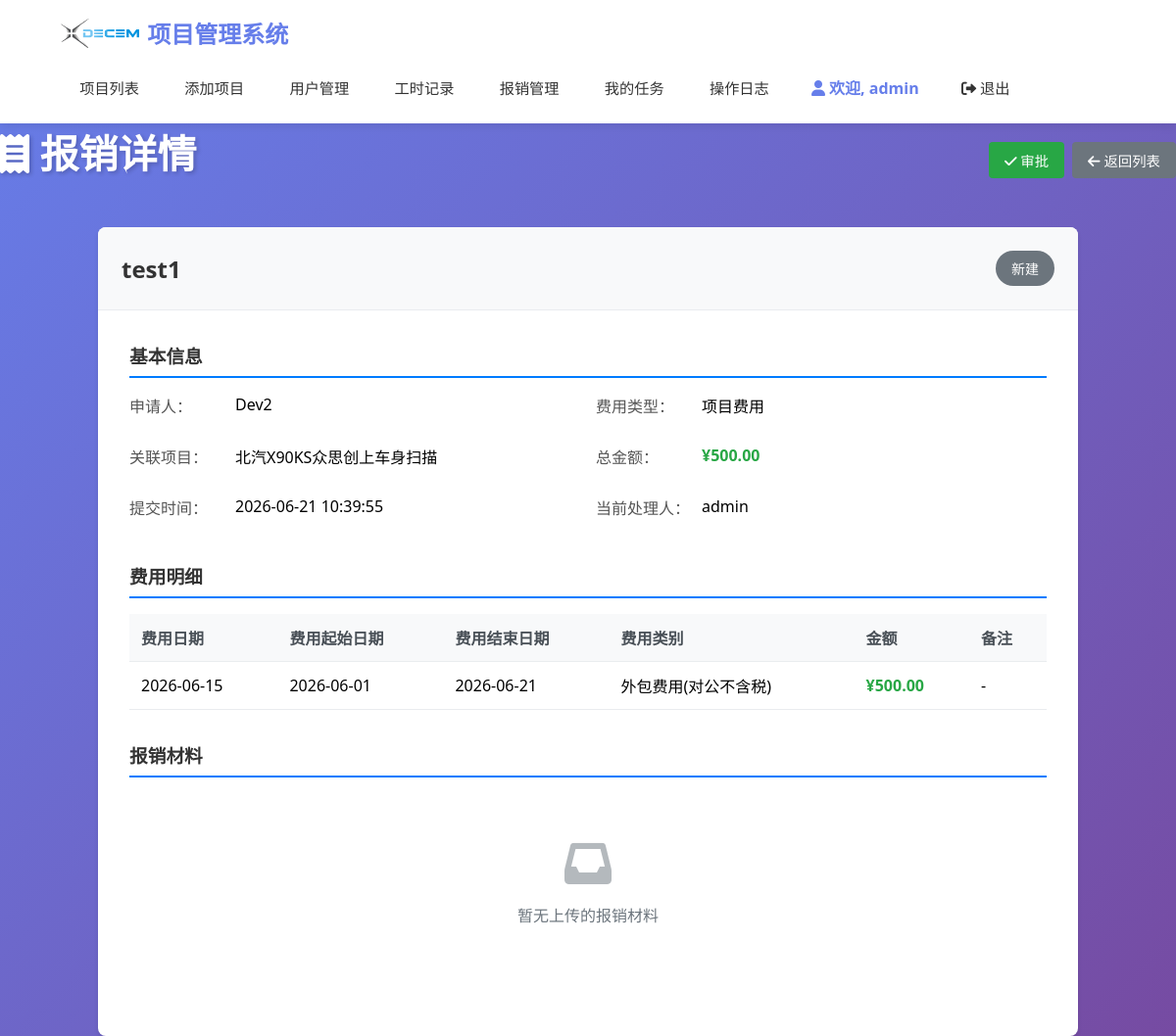
Before: /expense/57 (signed in) with the older database file.
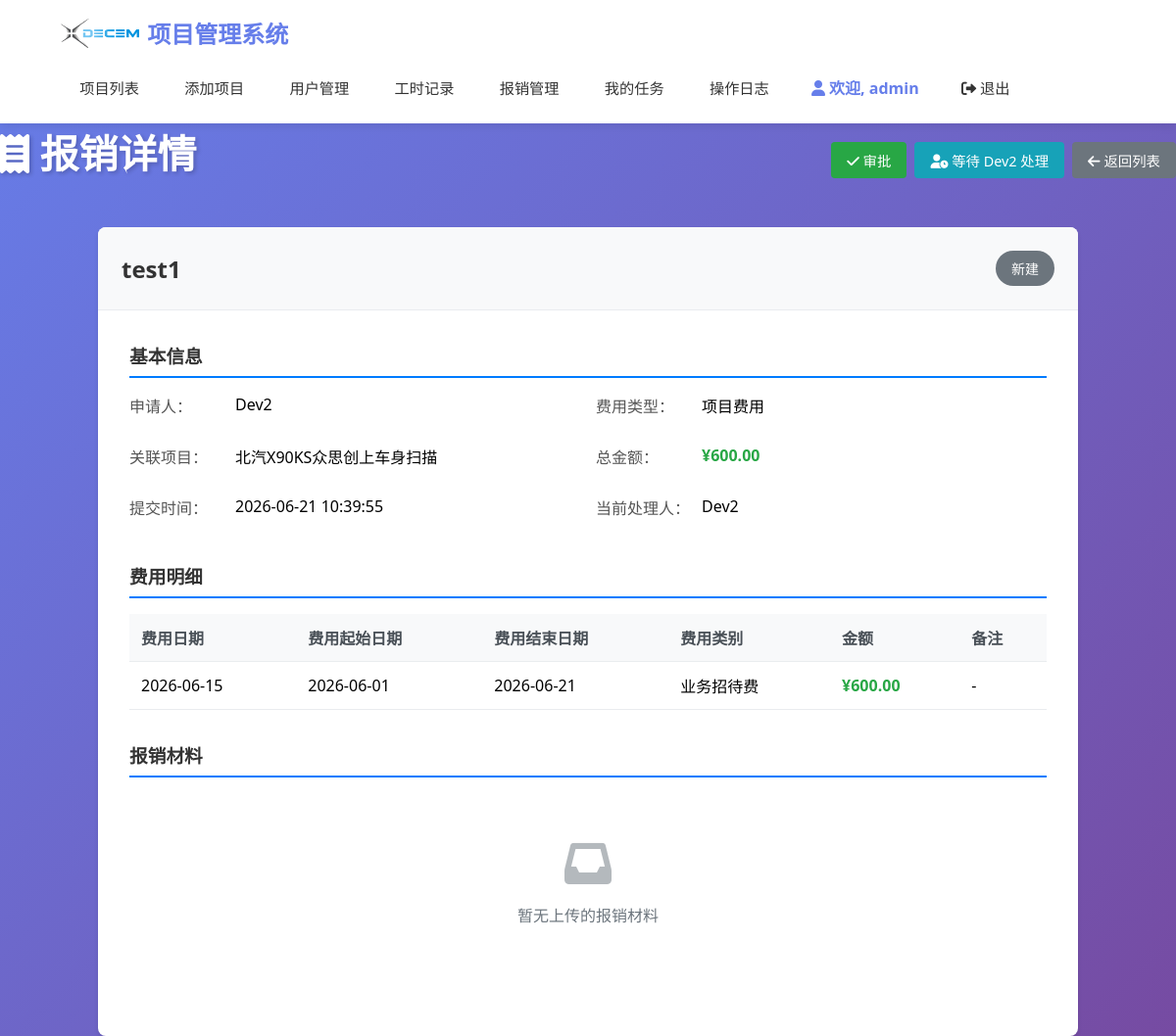
After: the same page with the newer database file.
### models.py (models this page shows, shortened)
class Expense(db.Model):
    __tablename__ = "expenses"
    id = db.Column(db.Integer, primary_key=True, autoincrement=True)
    user_id = db.Column(db.Integer, db.ForeignKey('users.id'), nullable=False)
    project_id = db.Column(db.Integer, db.ForeignKey('projects.id'), nullable=True)  # 可关联项目，也可以是售前费用
    title = db.Column(db.String(200), nullable=False)  # 报销标题
    expense_type = db.Column(db.String(50), nullable=False)  # 费用类型：项目费用、售前费用
    total_amount = db.Column(db.Numeric(10, 2), nullable=False)  # 总金额
    status = db.Column(db.String(20), nullable=False, default='新建')  # 状态：新建、处理中、通过
    submit_date = db.Column(db.DateTime, default=datetime.now)  # 提交日期
    approve_date = db.Column(db.DateTime, nullable=True)  # 审批日期
    approver_id = db.Column(db.Integer, db.ForeignKey('users.id'), nullable=True)  # 审批人
    approve_comment = db.Column(db.Text, nullable=True)  # 审批意见
    description = db.Column(db.Text, nullable=True)  # 报销说明
    created_at = db.Column(db.DateTime, default=datetime.now)
    EXPENSE_TYPE_CHOICES = [
        ('项目费用', '项目费用'),
        ('售前费用', '售前费用'),
        ('其他费用', '其他费用')
    ]
    STATUS_CHOICES = [
        ('新建', '新建'),
        ('处理中', '处理中'),
        ('等待退款', '等待退款'),
        ('退款完成', '退款完成'),
        ('已完成', '已完成')
    ]
    user = db.relationship('User', foreign_keys=[user_id], backref=db.backref('expenses', lazy=True))
    project = db.relationship('Project', backref=db.backref('expenses', lazy=True))
    approver = db.relationship('User', foreign_keys=[approver_id], backref=db.backref('approved_expenses', lazy=True))
    def get_status_color(self):
        status_colors = {
            '新建': '#6c757d',       # 灰色
            '处理中': '#17a2b8',     # 青色
            '等待退款': '#fd7e14',   # 橙色
            '退款完成': '#28a745',   # 绿色
            '已完成': '#28a745'      # 绿色
        }
        return status_colors.get(self.status, '#6c757d')

class User(UserMixin, db.Model):
    __tablename__ = "users"
    id = db.Column(db.Integer, primary_key=True, autoincrement=True)
    username = db.Column(db.String(80), unique=True, nullable=False)
    password_hash = db.Column(db.String(120), nullable=False)
    role = db.Column(db.String(20), nullable=False)  # 'admin', 'finance', 'developer', 'project_manager'
    created_at = db.Column(db.DateTime, default=datetime.now)
    default_hourly_rate = db.Column(db.Numeric(10, 2), nullable=True)  # 默认工时费用
    ROLE_ADMIN = 'admin'
    ROLE_FINANCE = 'finance'
    ROLE_DEVELOPER = 'developer'
    ROLE_PROJECT_MANAGER = 'project_manager'
    def has_full_access(self):
        return self.role in [self.ROLE_ADMIN, self.ROLE_FINANCE]

class ExpenseItem(db.Model):
    __tablename__ = "expense_items"
    id = db.Column(db.Integer, primary_key=True, autoincrement=True)
    expense_id = db.Column(db.Integer, db.ForeignKey('expenses.id'), nullable=False)
    item_name = db.Column(db.String(200), nullable=False)  # 费用明细名称
    category = db.Column(db.String(50), nullable=False)  # 费用类别
    amount = db.Column(db.Numeric(10, 2), nullable=False)  # 费用金额
    receipt_image = db.Column(db.Text, nullable=True)  # 发票/凭证照片路径（支持多文件，用;分隔）
    receipt_original_name = db.Column(db.Text, nullable=True)  # 原始文件名（支持多文件，用;分隔）
    description = db.Column(db.Text, nullable=True)  # 费用说明
    expense_date = db.Column(db.Date, nullable=False)  # 费用发生日期
    start_date = db.Column(db.Date, nullable=True)  # 费用起始日期
    end_date = db.Column(db.Date, nullable=True)  # 费用结束日期
    created_at = db.Column(db.DateTime, default=datetime.now)
    CATEGORY_CHOICES = [
        ('业务招待费', '业务招待费'),
        ('办公用品', '办公用品'),
        ('差旅费', '差旅费'),
        ('通讯费', '通讯费'),
        ('外包费（对私）', '外包费（对私）'),
        ('外包费（对公不含税）', '外包费（对公不含税）'),
        ('福利费', '福利费'),
        ('电脑网络打印机硬件费', '电脑网络打印机硬件费'),
        ('培训费', '培训费'),
        ('商务费', '商务费'),
        ('团建费', '团建费'),
        ('财务和审计', '财务和审计'),
        ('其他费用', '其他费用')
    ]
    expense = db.relationship('Expense', backref=db.backref('items', lazy=True, cascade='all, delete-orphan'))

### app.py (the view, shortened to what this page needs)
@app.route("/expense/<int:expense_id>")
@login_required
def expense_detail(expense_id):
    expense = Expense.query.get_or_404(expense_id)
    can_view = False
    if current_user.has_full_access():
        can_view = True
    elif expense.user_id == current_user.id:
        can_view = True
    elif current_user.is_project_manager() and expense.project_id:
        can_view = current_user.can_view_project(expense.project_id)
    if not can_view:
        flash("您没有权限查看此报销")
        return redirect(url_for("expense_list"))
    pending_task = Task.query.filter(
        Task.expense_id == expense.id,
        Task.task_type == 'expense_process',
        Task.status.in_(['处理中', '等待退款', '退款完成'])
    ).first()
    if expense.items:
        item = expense.items[0]
    return render_template("expense_detail.html", expense=expense, pending_task=pending_task)

### app.py (called while the page is built)
@login_manager.user_loader
def load_user(user_id):
    return db.session.get(User, int(user_id))

@app.before_request
def check_session_timeout():
    if current_user.is_authenticated:
        session.permanent = True
        last_activity = session.get('last_activity')
        now = datetime.now()
        if last_activity:
            last_activity_time = datetime.fromisoformat(last_activity)
            if now - last_activity_time > timedelta(seconds=600):
                username = current_user.username
                logout_user()
                session.clear()
                flash('由于长时间未操作，您已被自动退出，请重新登录', 'warning')
                return redirect(url_for('login'))
        if not request.path.startswith('/static/'):
            session['last_activity'] = now.isoformat()

### templates/expense_detail.html (shortened to what the changed rows need)
{% extends "base.html" %}
{% block content %}
<div class="page-header">
    <h1><i class="fas fa-receipt"></i> 报销详情</h1>
    <div class="header-actions">
        {% set can_approve = current_user.has_full_access() or (current_user.is_project_manager() and expense.project_id and current_user.can_view_project(expense.project_id)) %}
        {% if can_approve and expense.status in ['新建', '处理中', '等待退款', '退款完成'] %}
            <a href="{{ url_for('expense_approve', expense_id=expense.id) }}" class="btn btn-success">
                <i class="fas fa-check"></i> 审批
            </a>
        {% endif %}
        {% set can_toggle_refund = current_user.has_full_access() %}
        {% if can_approve and pending_task and pending_task.assigned_to != current_user.id %}
            <span class="btn btn-info" style="cursor: not-allowed;" title="已分配给其他人处理">
                <i class="fas fa-user-clock"></i> 等待 {{ pending_task.assigned_user.username }} 处理
            </span>
        {% endif %}
        <a href="{{ url_for('expense_list') }}" class="btn btn-secondary">
            <i class="fas fa-arrow-left"></i> 返回列表
        </a>
    </div>
</div>
<div class="expense-detail">
    <div class="detail-card">
        <div class="card-header">
            <h2>{{ expense.title }}</h2>
            <span class="status-badge" style="background-color: {{ expense.get_status_color() }};">
                {{ expense.status }}
            </span>
        </div>
        <div class="detail-content">
            <div class="detail-section">
                <div class="detail-grid">
                    <div class="detail-item">
                        <label>申请人：</label>
                        <span>{{ expense.user.username }}</span>
                    </div>
                    <div class="detail-item">
                        <label>费用类型：</label>
                        <span>{{ expense.expense_type }}</span>
                    </div>
                    <div class="detail-item">
                        <label>总金额：</label>
                        <span class="amount">¥{{ "%.2f"|format(expense.total_amount) }}</span>
                    </div>
                    <div class="detail-item">
                        <label>提交时间：</label>
                        <span>{{ expense.submit_date.strftime('%Y-%m-%d %H:%M:%S') }}</span>
                    </div>
                    <div class="detail-item">
                        <label>当前处理人：</label>
                        <span>
                            {% if pending_task and pending_task.assigned_user %}
                                {{ pending_task.assigned_user.username }}
                            {% elif expense.approver %}
                                {{ expense.approver.username }}
                            {% else %}
                                <span class="text-muted">待处理</span>
                            {% endif %}
                        </span>
                    </div>
                </div>
            </div>
            <div class="detail-section">
                {% if expense.items %}
                    <div class="items-table">
                        <table class="table">
                            <thead>
                                <tr>
                                    <th>费用日期</th>
                                    <th>费用起始日期</th>
                                    <th>费用结束日期</th>
                                    <th>费用类别</th>
                                    <th>金额</th>
                                    <th>备注</th>
                                </tr>
                            </thead>
                            <tbody>
                                {% for item in expense.items %}
                                <tr>
                                    <td>{{ item.expense_date.strftime('%Y-%m-%d') }}</td>
                                    <td>{{ item.start_date.strftime('%Y-%m-%d') if item.start_date else '-' }}</td>
                                    <td>{{ item.end_date.strftime('%Y-%m-%d') if item.end_date else '-' }}</td>
                                    <td>{{ item.category }}</td>
                                    <td class="amount">¥{{ "%.2f"|format(item.amount) }}</td>
                                    <td>{{ item.description or '-' }}</td>
                                </tr>
                                {% endfor %}
                            </tbody>
                        </table>
                    </div>
                {% else %}
                    <p class="text-muted">暂无费用明细</p>
                {% endif %}
            </div>
        </div>
    </div>
</div>
{% endblock %}

### templates/base.html (shortened to what this page needs)
<!DOCTYPE html>
<html lang="zh-CN">
<head>
    <link rel="stylesheet" href="{{ url_for('static', filename='style.css') }}">
    <link rel="stylesheet" href="https://cdnjs.cloudflare.com/ajax/libs/font-awesome/6.0.0/css/all.min.css">
</head>
<body>
        <header class="header">
            <div class="header-content">
                <a href="{{ url_for('index') }}" class="logo">
                    <img src="{{ url_for('static', filename='DEME.png') }}" alt="十致项目管理系统" style="height: 30px;"> 项目管理系统
                </a>
                <nav class="nav">
                    {% if current_user.is_authenticated %}
                        {% if current_user.has_full_access() %}
                            <a href="{{ url_for('index') }}">项目列表</a>
                            <a href="{{ url_for('create_project') }}">添加项目</a>
                            <a href="{{ url_for('user_list') }}">用户管理</a>
                            <a href="{{ url_for('worklog_list') }}">工时记录</a>
                            <a href="{{ url_for('expense_list') }}">报销管理</a>
                            <a href="{{ url_for('task_list') }}">我的任务</a>
                            <a href="{{ url_for('operation_logs') }}" class="nav-link">操作日志</a>
                        {% elif current_user.is_project_manager() %}
                            <a href="{{ url_for('index') }}">我的项目</a>
                            <a href="{{ url_for('worklog_list') }}">工时记录</a>
                            <a href="{{ url_for('expense_list') }}">报销记录</a>
                            <a href="{{ url_for('task_list') }}">我的任务</a>
                        {% endif %}
                        <span><i class="fas fa-user"></i> 欢迎, {{ current_user.username }}</span>
                        <a href="{{ url_for('logout') }}"><i class="fas fa-sign-out-alt"></i> 退出</a>
                    {% endif %}
                </nav>
            </div>
        </header>
    <div class="cibtauber">
        <main class="main-content">
            {% block content %}{% endblock %}
        </main>
    </div>
</body>
</html>

Changed rows visible on the page:
shown differently, row unchanged: User "Dev2": assigned_user.username (not shown) → "Dev2"
changed Expense "test1": total_amount "500.00" → "600.00"
changed ExpenseItem: category "外包费用(对公不含税)" → "业务招待费"; amount "500.00" → "600.00"
Other visible differences:
{{ pending_task.assigned_user.username }}: "admin" → "Dev2"
text now shown: "等待 处理"
